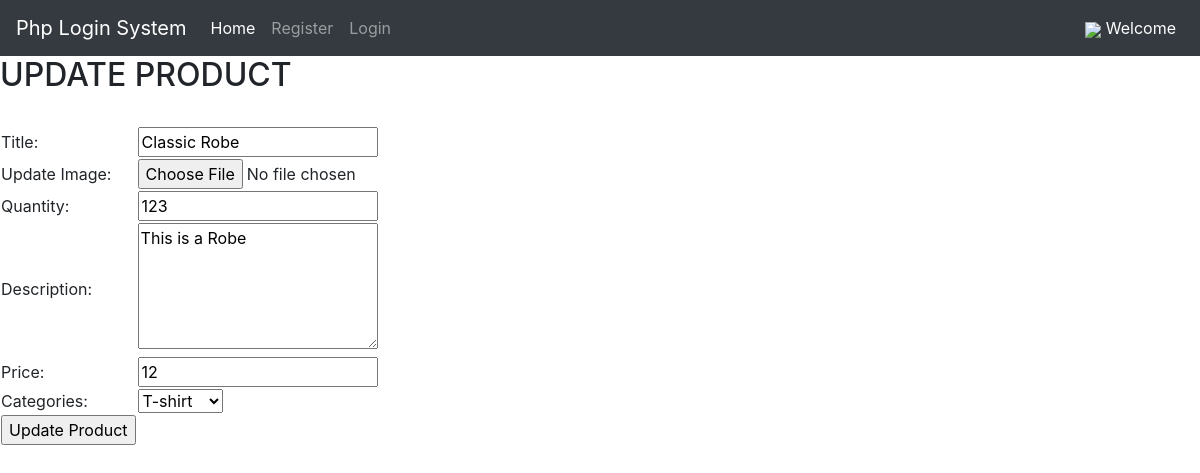
Page /Products/edit_product.php?id_product=48 on the committed database.
### tables this page shows
CREATE TABLE `products` (
  `id` int(11) NOT NULL,
  `id_cate` int(11) NOT NULL,
  `id_user` int(11) NOT NULL,
  `title` varchar(256) NOT NULL,
  `image` text NOT NULL,
  `quantity` int(11) NOT NULL,
  `description` text NOT NULL,
  `price` decimal(10,0) NOT NULL,
  `created_at` timestamp NOT NULL DEFAULT current_timestamp() ON UPDATE current_timestamp(),
  `updated_at` timestamp NOT NULL DEFAULT '0000-00-00 00:00:00'
);

CREATE TABLE `categories` (
  `id` int(11) NOT NULL,
  `name_category` varchar(256) NOT NULL,
  `image_category` text DEFAULT NULL,
  `belong_category` int(11) DEFAULT NULL
);

### Products/edit_product.php (the view, shortened to what this page needs)
<?php
 require '../component/header.php';
if (isset($_GET["id_product"])) {
    $id_product = $_GET["id_product"];
    $sql_getData = "SELECT * FROM products WHERE id=$id_product";
    $res = mysqli_query($conn, $sql_getData);
    $count = mysqli_num_rows($res);
    if ($count == 1) {
        $row = mysqli_fetch_assoc($res);
        $id_cate = $row["id_cate"];
        $title = $row["title"];
        $quantity = $row["quantity"];
        $description = $row["description"];
        $price = $row["price"];
    } else {
       $_SESSION["messenger"] = 'Not Found Data Product';
        header("location:" . SITE_URL . "Products/manage_product.php");
    }
} else {
}
?>
<div class="main-concept">
        <div class="wapper">
            <h2>UPDATE PRODUCT</h2>
            <br>
            <form action="" method="POST" enctype="multipart/form-data">
                    <table class="form-add-categories">
                        <tr>
                            <td>Title:</td>
                            <td><input type="text" name="title" style="width: 15em"  value="<?php echo $title; ?>"></td>
                        </tr>
                          <tr>
                            <td>Update Image:</td>
                            <td>
                                <input type="file" name="image_product">
                            </td>
                        </tr>
                         <tr>
                            <td>Quantity:</td>
                            <td>
                                <input type="number" name="quantity" style="width: 15em" value="<?php echo $quantity; ?>">
                            </td>
                        </tr>
                        <tr>
                            <td>Description:</td>
                            <td><textarea name="description" style="width: 15em" rows="5" ><?php echo $description; ?></textarea></td>
                        </tr>
                        <tr>
                            <td>Price:</td>
                            <td>
                                <input type="number" name="price" style="width: 15em" value="<?php echo $price; ?>">
                            </td>
                        </tr>
                        <tr>
                            <td>Categories:</td>
                            <td>
                                <select name="category">
                                    <?php
                                    $sql_category = "SELECT * FROM categories";
                                    $res_categoy = mysqli_query(
                                        $conn,
                                        $sql_category
                                    );
                                    $count = mysqli_num_rows($res_categoy);
                                    if ($count > 0) {
                                        while (
                                            $row = mysqli_fetch_assoc(
                                                $res_categoy
                                            )
                                        ) {
                                            $category_id = $row["id"];
                                            $category_kind =
                                                $row["name_category"];
                                            ?>
                                                    <option  value="<?php echo $category_id; ?>"
                                                    <?php if (
                                                        $id_cate == $category_id
                                                    ) {
                                                        echo 'selected="selected"';
                                                    } ?>>
                                                    <?php echo $category_kind; ?>
                                                  </option>
                                                <?php
                                        }
                                    } else {
                                        ?>
                                                <option value="0">Catgories Empty</option>
                                            <?php
                                    }
                                    ?>
                                </select>
                            </td>
                        </tr>
                        <tr>
                            <td>
                                <input type="submit" name="submit" value="Update Product" class="btn-submit">
                            </td>
                        </tr>
                    </table>
                </form>
        </div>
    </div>

### rows in the picture
products: title "Classic Robe", quantity "123", description "This is a Robe", price "12", category "T-shirt"
